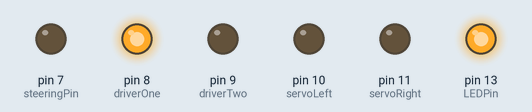
Bench run of a sketch on a simulated Arduino Uno, built with avr-gcc and run on an emulated ATmega328P. Shown: output pins drawn as LEDs (lit = HIGH).

Above: at 5.0 s.
At 15.0 s:
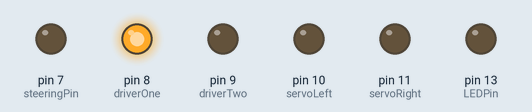
Timing chart, 0 to 23.0 s (numbered marks = the images above):
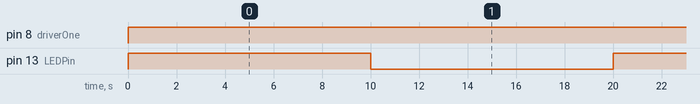

Measured:
- by itself, pin 8 (driverOne): LOW → HIGH at 0.00 s
- by itself, pin 13 (LEDPin): alternates HIGH for 10.0 s and LOW for 10.0 s

The sketch:

RFread.ino
```cpp
const byte rightXPin = 0;
const byte rightYPin = 1;
const byte killSwitchPin = 3;

const byte driverOne = 8;
const byte driverTwo = 9;
const byte steeringPin = 7;
const byte killerSwitch = 6;

byte xAxis = 0;
byte yAxis = 0;

const byte servoLeft = 10;
const byte servoRight = 11;

const byte LEDPin = 13;

int valueX = 0;
int valueY = 0;
int valueKillSwitch = 0;

void setup() {
  Serial.begin(9600);
  pinMode(rightXPin, INPUT);
  pinMode(rightYPin, INPUT);

  pinMode(killSwitchPin, INPUT);

  pinMode(servoLeft, OUTPUT);
  pinMode(servoRight, OUTPUT);

  pinMode(driverOne, OUTPUT);
  pinMode(driverTwo, OUTPUT);
  pinMode(steeringPin, OUTPUT);


  pinMode(LEDPin, OUTPUT);
}

void loop() {
  go();
  delay(10000);
  halt();
  delay(10000);
//  valueX = pulseIn(rightXPin, HIGH);
//  valueY = pulseIn(rightYPin, HIGH);
//  valueKillSwitch = pulseIn(killSwitchPin, HIGH);
//
//  bool shouldRun = map(valueKillSwitch, 1000, 1800, 0, 1);
//  if (shouldRun) {
//    Serial.println("Should run");
//    function();
//    // autonomous switch here
//  }
//  else {
//   halt();
//  }
}


void function() {
  int valueX = pulseIn(rightXPin, HIGH);
  int valueY = pulseIn(rightYPin, HIGH);
  int valueKillSwitch = pulseIn(killSwitchPin, HIGH);

//  bool shouldRun = map(valueKillSwitch, 1000, 1800, 0, 1);
//    if (shouldRun) {                                   //Test for Kill Switch
//    debug(LEDPin);
//    //Serial.println("ON");
    if (valueY > 1460) {                                    //Test for Reverse
      go();
      Serial.println("FORWARD");
    }

    else if (valueY < 1390) {                    //Test for Forward
      goBack();
      Serial.println("REVERSE");
    }
    else{                             //Test for No Movement
halt();
      Serial.println("STILL");
    }
    xAxis = map(valueX, 1000, 1800, 1000, 2000);
    analogWrite(steeringPin, xAxis);
    delay(10);
}

void debug(int pin){
  digitalWrite(pin, HIGH);
  delay(1000);
  digitalWrite(pin, LOW);
  delay(1000);
}

void debugRemote(){
  int valueX = pulseIn(rightXPin, HIGH);
  int valueY = pulseIn(rightYPin, HIGH);
  int valueKillSwitch = pulseIn(killSwitchPin, HIGH);

  Serial.print("Value X = " + (String)valueX + "; Value Y = " + (String)valueY + "; Kill Switch = " + (String)valueKillSwitch);
  Serial.println("");
  delay(100);
}
```

move.ino
```cpp
const int leftForwardFast = 1000;
const int leftReverseFast = 2000;
const int rightForwardFast = 2000;
const int rightReverseFast = 1000;

void go(){
  digitalWrite(killerSwitch, LOW);
  digitalWrite(driverOne, HIGH);
  digitalWrite(driverTwo, LOW);
  digitalWrite(LEDPin, HIGH);
}

void goBack(){
  digitalWrite(killerSwitch, LOW);
  digitalWrite(driverOne, LOW);
  digitalWrite(driverTwo, HIGH);
  digitalWrite(LEDPin, HIGH);
}

void halt(){
  digitalWrite(killerSwitch, LOW);
  digitalWrite(LEDPin, LOW);
}


//void driveReverse(){
//  digitalWrite(driverPower, HIGH);
//  digitalWrite(driverPolarity, HIGH);
//}
//
//void driveForward(){
//  digitalWrite(driverPower, HIGH);
//  digitalWrite(driverPolarity, LOW);
//}
//
//void driveStop(){
//  digitalWrite(driverPower, LOW);
//  digitalWrite(driverPolarity, LOW);
//}
//
//void fakeDriveReverse(){
// digitalWrite(driverPower, LOW);
//}

//Movement:
void forwardFast(int x){
  for(int i=0;i<x;i++){
    forwardStepFast();
  }
}

void reverseFast(int x){
  for(int i=0;i<x;i++){
    reverseStepFast();
  }
}

void leftFast(int x){
  for(int i=0;i<x;i++){
    leftStepFast();
  }
}

void rightFast(int x){
  for(int i=0;i<x;i++){
    rightStepFast();
  }
}


//Steps:

void forwardStepFast(){
  ServoMove(servoLeft,leftForwardFast);
  ServoMove(servoRight,rightForwardFast);
  delay(20);
}

void reverseStepFast(){
  ServoMove(servoLeft,leftReverseFast);
  ServoMove(servoRight,rightReverseFast);
  delay(20);
}

void rightStepFast(){
  ServoMove(servoLeft,leftForwardFast);
  ServoMove(servoRight,rightReverseFast);
  delay(20);
}

void leftStepFast(){
  ServoMove(servoLeft,leftReverseFast);
  ServoMove(servoRight,rightForwardFast);
  delay(20);
}

// **
void rotateServoRight(){
  ServoMove(servoRight, rightReverseFast);
  delay(20);
}
void rotateServoLeft(){
  ServoMove(servoLeft, leftReverseFast);
  delay(20);
}
// **

//Servo Basics:
void ServoMove(int servo,int PW){
  digitalWrite(servo,HIGH);
  delayMicroseconds(PW);
  digitalWrite(servo,LOW);
}
```
